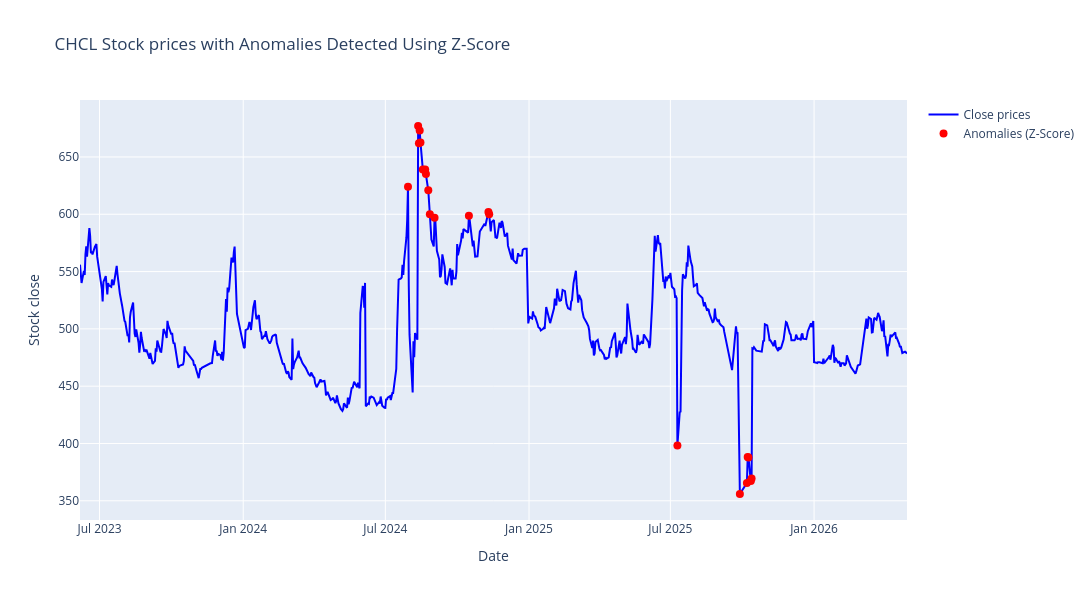

The code cell stored with this chart in its notebook:
### Markdown cell above
## Z Score

### Code cell
from scipy.stats import zscore
import plotly.graph_objects as go


# Calculate Z Score for close prices
df["Anomaly_Z_Score"] = zscore(df["close"])

# Identify anomalies where Z-Score >3 or < -3
anomalies_zscore = df[abs(df["Anomaly_Z_Score"]) > z_score_threshold]

# Create the figure
fig = go.Figure()

# Add 'Close' close line
fig.add_trace(
    go.Scatter(
        x=df.index,
        y=df["close"],
        mode="lines",
        name="Close prices",
        line=dict(color="blue", width=2),
    )
)

# Add anomalies (Z-score > 3 or < -3) as red markers
fig.add_trace(
    go.Scatter(
        x=anomalies_zscore.index,
        y=anomalies_zscore["close"],
        mode="markers",
        name="Anomalies (Z-Score)",
        marker=dict(color="red", size=8, symbol="circle"),
        showlegend=True,
    )
)

# Update layout for a larger figure size and title
fig.update_layout(
    title=f"{stock_name} Stock prices with Anomalies Detected Using Z-Score",
    xaxis_title="Date",
    yaxis_title="Stock close",
    autosize=False,
    width=1200,
    height=600,
)

# Show the plot
fig.show()
# df.sort_values(by="Anomaly_Z_Score",ascending=False).head()
anomalies_zscore.head()

### Figure 1 — Plotly figure (JSON) as saved in the notebook; plotly's stock layout.template omitted (floating-point values rounded to 4 significant figures; data arrays with more than 128 entries replaced by an {"elided": "..."} marker saying what was removed)
{"data": [{"line": {"color": "blue", "width": 2}, "mode": "lines", "name": "Close prices", "type": "scatter", "x": {"elided": "659 str values"}, "y": {"elided": "659 float values"}}, {"marker": {"color": "red", "size": 8, "symbol": "circle"}, "mode": "markers", "name": "Anomalies (Z-Score)", "showlegend": true, "type": "scatter", "x": ["2024-07-30T00:00:00.000000000", "2024-08-12T00:00:00.000000000", "2024-08-13T00:00:00.000000000", "2024-08-14T00:00:00.000000000", "2024-08-15T00:00:00.000000000", "2024-08-18T00:00:00.000000000", "2024-08-21T00:00:00.000000000", "2024-08-22T00:00:00.000000000", "2024-08-25T00:00:00.000000000", "2024-08-27T00:00:00.000000000", "2024-09-02T00:00:00.000000000", "2024-10-16T00:00:00.000000000", "2024-11-10T00:00:00.000000000", "2024-11-11T00:00:00.000000000", "2025-07-10T00:00:00.000000000", "2025-09-28T00:00:00.000000000", "2025-10-07T00:00:00.000000000", "2025-10-08T00:00:00.000000000", "2025-10-09T00:00:00.000000000", "2025-10-12T00:00:00.000000000", "2025-10-13T00:00:00.000000000"], "y": [624.0, 677.0, 662.0, 673.0, 662.7, 639.0, 639.0, 635.1, 620.9, 600.0, 597.0, 598.7, 602.0, 600.0, 398.3, 355.9, 365.6, 388.2, 387.8, 367.2, 369.4]}], "layout": {"autosize": false, "height": 600, "title": {"text": "CHCL Stock prices with Anomalies Detected Using Z-Score"}, "width": 1200, "xaxis": {"title": {"text": "Date"}}, "yaxis": {"title": {"text": "Stock close"}}}}
